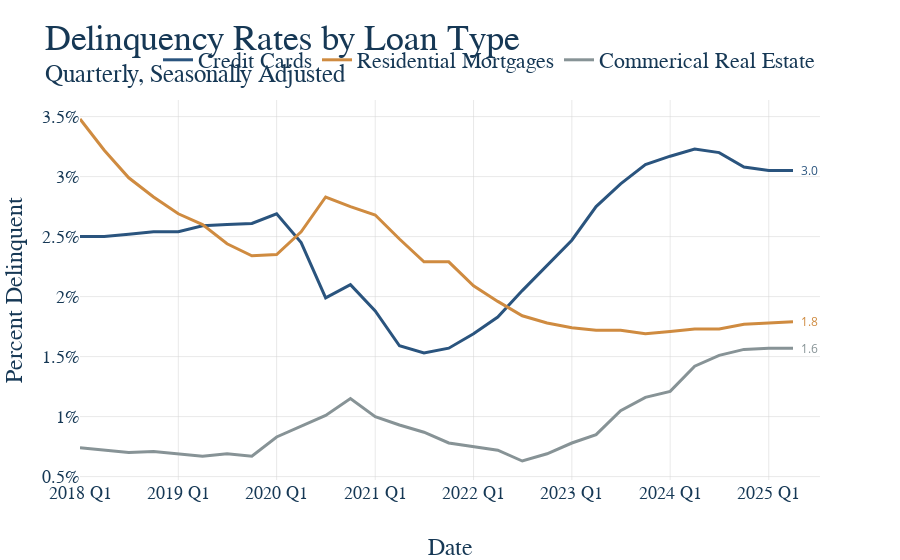

The code cell stored with this chart in its notebook:
### Markdown cell above
5. Now that all our data is ready, make the graph and have it save itself as a .html file to graph_output whenver the notebooks is rerun. The name of the file should exactly match the notebook name. For instance, this file "example.ipynb" produces the graph "example.html." Nice work, you made a graph!

### Code cell
# First make the figure
fig = go.Figure()


# Loop the columns of the dataframe and plot each as a separate trace
for col in joined_df.columns:
    fig.add_trace(
        go.Scatter(
            x=joined_df.index,
            y=joined_df[col],
            mode='lines',
            name=col
        )
    )

# Update the titles, using the html tage <sup> for a subtitle 
fig.update_layout(
    title = dict(text = 'Delinquency Rates by Loan Type <br><sup>Quarterly, Seasonally Adjusted </sup>'),
    xaxis_title="Date",
    yaxis_title="Percent Delinquent",
)

# This is graph specific, but here we want the y-axis to be percent signs 
fig.update_yaxes(
    tickformat=".2f%",
    ticksuffix="%"
)

# Again, graph specific, we have a mutliyear series and want tick marks to be years
fig.update_xaxes(
    type='date',
    tickformat='%Y Q%q',  # e.g., 2021 Q1
    dtick="M12"            # Show ticks every quarter
)

ut.add_end_labels(fig = fig)

# Show our figure (Dimensions may be off on different screen sizes)
fig.show()

# This should be the same for EVERY GRAPH!
# Save it to the graph_output folder with the name matching the file, as HTML
fig.write_html(GRAPH_OUTPUT_PATH / f"{GRAPH_NAME}.html")

### Figure 1 — Plotly figure (JSON) as saved in the notebook; plotly's stock layout.template omitted (floating-point values rounded to 4 significant figures)
{"data": [{"mode": "lines", "name": "Credit Cards", "type": "scatter", "x": ["2018-01-01T00:00:00", "2018-04-01T00:00:00", "2018-07-01T00:00:00", "2018-10-01T00:00:00", "2019-01-01T00:00:00", "2019-04-01T00:00:00", "2019-07-01T00:00:00", "2019-10-01T00:00:00", "2020-01-01T00:00:00", "2020-04-01T00:00:00", "2020-07-01T00:00:00", "2020-10-01T00:00:00", "2021-01-01T00:00:00", "2021-04-01T00:00:00", "2021-07-01T00:00:00", "2021-10-01T00:00:00", "2022-01-01T00:00:00", "2022-04-01T00:00:00", "2022-07-01T00:00:00", "2022-10-01T00:00:00", "2023-01-01T00:00:00", "2023-04-01T00:00:00", "2023-07-01T00:00:00", "2023-10-01T00:00:00", "2024-01-01T00:00:00", "2024-04-01T00:00:00", "2024-07-01T00:00:00", "2024-10-01T00:00:00", "2025-01-01T00:00:00", "2025-04-01T00:00:00"], "y": [2.5, 2.5, 2.52, 2.54, 2.54, 2.59, 2.6, 2.61, 2.69, 2.45, 1.99, 2.1, 1.88, 1.59, 1.53, 1.57, 1.69, 1.83, 2.05, 2.26, 2.47, 2.75, 2.94, 3.1, 3.17, 3.23, 3.2, 3.08, 3.05, 3.05]}, {"mode": "lines", "name": "Residential Mortgages", "type": "scatter", "x": ["2018-01-01T00:00:00", "2018-04-01T00:00:00", "2018-07-01T00:00:00", "2018-10-01T00:00:00", "2019-01-01T00:00:00", "2019-04-01T00:00:00", "2019-07-01T00:00:00", "2019-10-01T00:00:00", "2020-01-01T00:00:00", "2020-04-01T00:00:00", "2020-07-01T00:00:00", "2020-10-01T00:00:00", "2021-01-01T00:00:00", "2021-04-01T00:00:00", "2021-07-01T00:00:00", "2021-10-01T00:00:00", "2022-01-01T00:00:00", "2022-04-01T00:00:00", "2022-07-01T00:00:00", "2022-10-01T00:00:00", "2023-01-01T00:00:00", "2023-04-01T00:00:00", "2023-07-01T00:00:00", "2023-10-01T00:00:00", "2024-01-01T00:00:00", "2024-04-01T00:00:00", "2024-07-01T00:00:00", "2024-10-01T00:00:00", "2025-01-01T00:00:00", "2025-04-01T00:00:00"], "y": [3.48, 3.22, 2.99, 2.83, 2.69, 2.6, 2.44, 2.34, 2.35, 2.54, 2.83, 2.75, 2.68, 2.48, 2.29, 2.29, 2.09, 1.96, 1.84, 1.78, 1.74, 1.72, 1.72, 1.69, 1.71, 1.73, 1.73, 1.77, 1.78, 1.79]}, {"mode": "lines", "name": "Commerical Real Estate", "type": "scatter", "x": ["2018-01-01T00:00:00", "2018-04-01T00:00:00", "2018-07-01T00:00:00", "2018-10-01T00:00:00", "2019-01-01T00:00:00", "2019-04-01T00:00:00", "2019-07-01T00:00:00", "2019-10-01T00:00:00", "2020-01-01T00:00:00", "2020-04-01T00:00:00", "2020-07-01T00:00:00", "2020-10-01T00:00:00", "2021-01-01T00:00:00", "2021-04-01T00:00:00", "2021-07-01T00:00:00", "2021-10-01T00:00:00", "2022-01-01T00:00:00", "2022-04-01T00:00:00", "2022-07-01T00:00:00", "2022-10-01T00:00:00", "2023-01-01T00:00:00", "2023-04-01T00:00:00", "2023-07-01T00:00:00", "2023-10-01T00:00:00", "2024-01-01T00:00:00", "2024-04-01T00:00:00", "2024-07-01T00:00:00", "2024-10-01T00:00:00", "2025-01-01T00:00:00", "2025-04-01T00:00:00"], "y": [0.74, 0.72, 0.7, 0.71, 0.69, 0.67, 0.69, 0.67, 0.83, 0.92, 1.01, 1.15, 1.0, 0.93, 0.87, 0.78, 0.75, 0.72, 0.63, 0.69, 0.78, 0.85, 1.05, 1.16, 1.21, 1.42, 1.51, 1.56, 1.57, 1.57]}, {"hoverinfo": "skip", "marker": {"color": "#2A547E", "size": 8, "symbol": "circle"}, "mode": "markers", "showlegend": false, "type": "scatter", "x": [1743465600000000000], "y": [3.05], "zorder": 3}, {"hoverinfo": "skip", "marker": {"color": "#CF8B40", "size": 8, "symbol": "circle"}, "mode": "markers", "showlegend": false, "type": "scatter", "x": [1743465600000000000], "y": [1.79], "zorder": 3}, {"hoverinfo": "skip", "marker": {"color": "#879396", "size": 8, "symbol": "circle"}, "mode": "markers", "showlegend": false, "type": "scatter", "x": [1743465600000000000], "y": [1.57], "zorder": 3}], "layout": {"annotations": [{"font": {"color": "#2A547E"}, "showarrow": false, "text": "3.0", "x": "2025-04-01T00:00:00", "xanchor": "left", "xshift": 6, "y": 3.05, "yanchor": "middle"}, {"font": {"color": "#CF8B40"}, "showarrow": false, "text": "1.8", "x": "2025-04-01T00:00:00", "xanchor": "left", "xshift": 6, "y": 1.79, "yanchor": "middle"}, {"font": {"color": "#879396"}, "showarrow": false, "text": "1.6", "x": "2025-04-01T00:00:00", "xanchor": "left", "xshift": 6, "y": 1.57, "yanchor": "middle"}], "title": {"text": "Delinquency Rates by Loan Type <br><sup>Quarterly, Seasonally Adjusted </sup>"}, "xaxis": {"dtick": "M12", "tickformat": "%Y Q%q", "title": {"text": "Date"}, "type": "date"}, "yaxis": {"tickformat": ".2f%", "ticksuffix": "%", "title": {"text": "Percent Delinquent"}}}}
